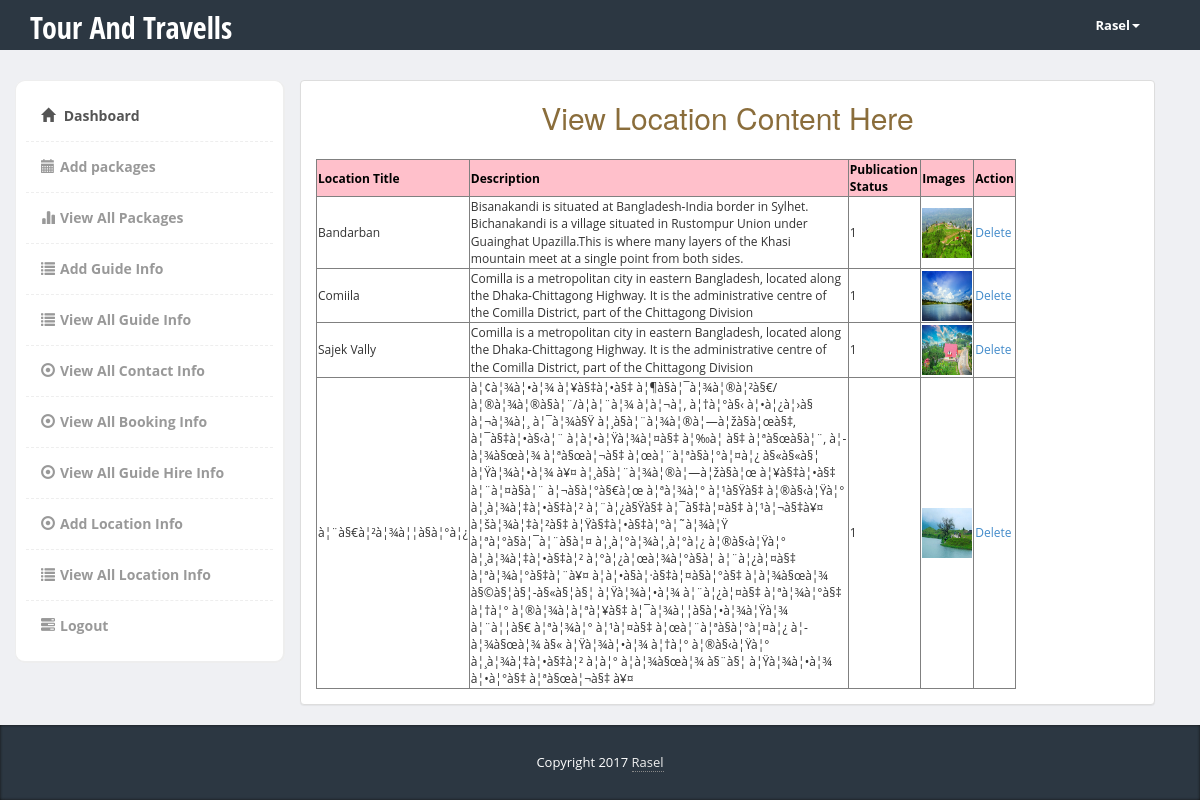
The app's page /admin/manage-location.php (signed in) with its own data.
### tables this page shows
CREATE TABLE `location` (
  `id` int(10) NOT NULL,
  `location_title` varchar(200) NOT NULL,
  `location_description` text NOT NULL,
  `publication_status` tinyint(4) NOT NULL,
  `image` text NOT NULL
);

### classes/Travel.php (called while the page is built, shortened)
<?php
Class Travel{
	protected $link;
	public function __construct(){
		$this->link=mysqli_connect('localhost','root','','db_travel');
	}
	public function getAllLocationInfo(){
		 $sql = "SELECT * FROM location";
	  if(mysqli_query($this->link,$sql)){
		 $queryResult=mysqli_query($this->link,$sql);
		  return $queryResult;
	  }else{
		  die('Query Problem'.mysqli_error($this->link));
	  }
	  }
}
?>

### admin/manage-location.php (the view, shortened to what this page needs)
<?php
require_once '../classes/Travel.php';
$travel=new Travel();
$queryResult=$travel->getAllLocationInfo();
?>
<!DOCTYPE html>
<html>
  <head>
    <link href="bootstrap/css/bootstrap.min.css" rel="stylesheet">
    <link href="css/styles.css" rel="stylesheet">
  </head>
  <body>
  	<div class="header">
	     <div class="container">
	        <div class="row">
	           <div class="col-md-5">
	              <div class="logo">
	                 <h1><a href="index.php">Tour And Travells</a></h1>
	              </div>
	           </div>
	           <div class="col-md-2">
	              <div class="navbar navbar-inverse" role="banner">
	                  <nav class="collapse navbar-collapse bs-navbar-collapse navbar-right" role="navigation">
	                    <ul class="nav navbar-nav">
	                      <li class="dropdown">
	                        <a href="#" class="dropdown-toggle" data-toggle="dropdown">Rasel<b class="caret"></b></a>
	                      </li>
	                    </ul>
	                  </nav>
	              </div>
	           </div>
	        </div>
	     </div>
	</div>
    <div class="page-content">
    	<div class="row">
		  <div class="col-md-3" style="height:600px;">
		  	<div class="sidebar content-box" style="display: block;">
                <ul class="nav">
                    <li class="current"><a href="dashboard.php"><i class="glyphicon glyphicon-home"></i> Dashboard</a></li>
                    <li><a href="add-package.php"><i class="glyphicon glyphicon-calendar"></i>Add packages</a></li>
                    <li><a href="manage-package.php"><i class="glyphicon glyphicon-stats"></i>View All Packages</a></li>
	                 <li><a href="add-guide.php"><i class="glyphicon glyphicon-list"></i>Add Guide Info</a></li>
                    <li><a href="manage-guide.php"><i class="glyphicon glyphicon-list"></i>View All Guide Info</a></li>
                    <li><a href="view-contact.php"><i class="glyphicon glyphicon-record"></i>View All Contact Info</a></li>
					<li><a href="view-booking.php"><i class="glyphicon glyphicon-record"></i>View All Booking Info</a></li>
					<li><a href="view-guidehire.php"><i class="glyphicon glyphicon-record"></i>View All Guide Hire Info</a></li>
					<li><a href="add-location.php"><i class="glyphicon glyphicon-record"></i>Add Location Info</a></li>
					<li><a href="manage-location.php"><i class="glyphicon glyphicon-list"></i>View All Location Info</a></li>
                    <li><a href="?logout=true"><i class="glyphicon glyphicon-tasks"></i>Logout</a></li>
                </ul>
             </div>
		  </div>
		  <div class="container">
		  <div class="col-md-9">
		  	<div class="row">
 <div class="panel panel-default">
                   <h2 class="text-center text-warning">View Location Content Here</h2>
		<div class="panel-body">
				<table border="1" style="width:700px;">
				<tr Style="color:#000;background:pink;">
				<th>Location Title</th>
				<th>Description</th>
				<th>Publication Status</th>
				<th>Images</th>
				<th>Action</th>
				</tr>
				<?php while($locInfo=mysqli_fetch_assoc($queryResult)){ ?>
				<tr>
				<td><?php echo $locInfo['location_title'];?></td>
				<td><?php echo $locInfo['location_description'];?></td>
				<td><?php echo $locInfo['publication_status'];?></td>
				<td><img src="<?php echo $locInfo['image'];?>" height="50" width="50"></td>
				<td>
				<a href="?a=b&id=<?php echo $locInfo['id'];?>" onclick="return confirm('Are You Sure You Want To Delete This.')">Delete</a>
				</td>
				</tr>
				<?php }?>
				</table>
		</div>
</div>
			</div>
		  </div>
		</div>
    </div>
</div>
    <footer>
         <div class="container">
            <div class="copy text-center">
               Copyright 2017 <a href='#'>Rasel</a>
            </div>
         </div>
      </footer>
  </body>
</html>

### admin/css/styles.css (style rules this page uses)
body { font-family: 'Open Sans', sans-serif; background-color: #f7f7f7; position: relative; margin: 0px; font-size: 12px; padding: 0px; }
.page-content > .row { margin-left: 0px !important; margin-right: 0px !important; margin-top: 30px; }
footer { background-color:#2c3742; box-shadow:inset 0px 0px 3px #111; color:#fff; font-size:14px; line-height:25px; padding:10px 0px 10px 0px; bottom: 0px; }
footer a { color:#eee; text-decoration:none; border-bottom:1px dotted #888; }
footer .copy { font-size:13px; margin:15px 0px; }
.header { height:50px; background-color: #2c3742; }
.header .logo h1 { font-size:30px; margin:0px; padding:10px 0px; }
.header .logo h1 a { color:#fff; font-family: 'Open Sans Condensed', sans-serif; }
.header .navbar * { box-shadow:none !important; }
.header .navbar { background:none !important; border:0px !important; }
.header .navbar .nav > li > a { color:#fff !important; font-size:13px !important; border-bottom:0px !important; margin-top:0px !important; font-weight:bold; }
.header .navbar-collapse { border:0px !important; }
.header .navbar-nav .caret { border-top-color:#fff !important; border-bottom-color:#fff !important; }
.content-box, .content-box-large { margin-bottom:30px; background:#fff; border-radius:10px; padding:10px; border-left:1px solid #eee; border-top:1px solid #eee; border-right:2px solid #eee; border-bottom:2px solid #eee; }
.sidebar ul.nav, .sidebar ul.nav ul { list-style: none; padding: 0px; margin: 0px; }
.sidebar .nav > li { margin: 0; border-bottom:1px dashed #eee; }
.sidebar .nav > li:last-child { border-bottom:0px; }
.sidebar .nav > li > a { font-size: 14px; line-height: 20px; padding: 15px 15px; color: #999; display: block; font-weight:bold; background:none; text-decoration: none; border-top:0px; font-weight:bold; }
.sidebar .nav > li > a > i { margin-right:5px; }
.sidebar .nav li a:hover, .sidebar .nav li.current > a { background: #fff; color: #555; border-bottom:0px; }
body { background-color: #eff0f3; }
.panel-body { clear:both; }

### records on screen
location: location_title "Bandarban", location_description "Bisanakandi is situated at Bangladesh-India border in Sylhet. Bichanakandi is a village situated in Rustompur Union under Guainghat Upazilla.This is where many layers of the Khasi mountain meet at a single point from both sides.", publication_status "1", image (picture)
location: location_title "Comiila", location_description "Comilla is a metropolitan city in eastern Bangladesh, located along the Dhaka-Chittagong Highway. It is the administrative centre of the Comilla District, part of the Chittagong Division", publication_status "1", image (picture)
location: location_title "Sajek Vally", location_description "Comilla is a metropolitan city in eastern Bangladesh, located along the Dhaka-Chittagong Highway. It is the administrative centre of the Comilla District, part of the Chittagong Division", publication_status "1", image (picture)
location: location_title "à¦¨à§€à¦²à¦¾à¦¦à§à¦°à¦¿", location_description "à¦¢à¦¾à¦•à¦¾ à¦¥à§‡à¦•à§‡ à¦¶à§à¦¯à¦¾à¦®à¦²à§€/à¦®à¦¾à¦®à§à¦¨/à¦à¦¨à¦¾ à¦à¦¬à¦‚ à¦†à¦°à§‹ à¦•à¦¿à¦›à§ à¦¬à¦¾à¦¸ à¦¯à¦¾à§Ÿ à¦¸à§à¦¨à¦¾à¦®à¦—à¦žà§à¦œà§‡, à¦¯à§‡à¦•à§‹à¦¨ à¦à¦•à¦Ÿà¦¾à¦¤à§‡ à¦‰à¦ à§‡ à¦ªà§œà§à¦¨, à¦­à¦¾à§œà¦¾ à¦ªà§œà¦¬à§‡ à¦œà¦¨à¦ªà§à¦°à¦¤à¦¿ à§«à§«à§¦ à¦Ÿà¦¾à¦•à¦¾ à¥¤ à¦¸à§à¦¨à¦¾à¦®à¦—à¦žà§à¦œ à¦¥à§‡à¦•à§‡ à¦¨à¦¤à§à¦¨ à¦¬à§à¦°à§€à¦œ à¦ªà¦¾à¦° à¦¹à§Ÿà§‡ à¦®à§‹à¦Ÿà¦° à¦¸à¦¾à¦‡à¦•à§‡à¦² à¦¨à¦¿à§Ÿà§‡ à¦¯à§‡à¦¤à§‡ à¦¹à¦¬à§‡à¥¤ à¦šà¦¾à¦‡à¦²à§‡ à¦Ÿà§‡à¦•à§‡à¦°à¦˜à¦¾à¦Ÿ à¦ªà¦°à§à¦¯à¦¨à§à¦¤ à¦¸à¦°à¦¾à¦¸à¦°à¦¿ à¦®à§‹à¦Ÿà¦° à¦¸à¦¾à¦‡à¦•à§‡à¦² à¦°à¦¿à¦œà¦¾à¦°à§à¦­ à¦¨à¦¿à¦¤à§‡ à¦ªà¦¾à¦°à§‡à¦¨à¥¤ à¦à¦•à§à¦·à§‡à¦¤à§à¦°à§‡ à¦­à¦¾à§œà¦¾ à§©à§¦à§¦-à§«à§¦à§¦ à¦Ÿà¦¾à¦•à¦¾…", publication_status "1", image (picture)
